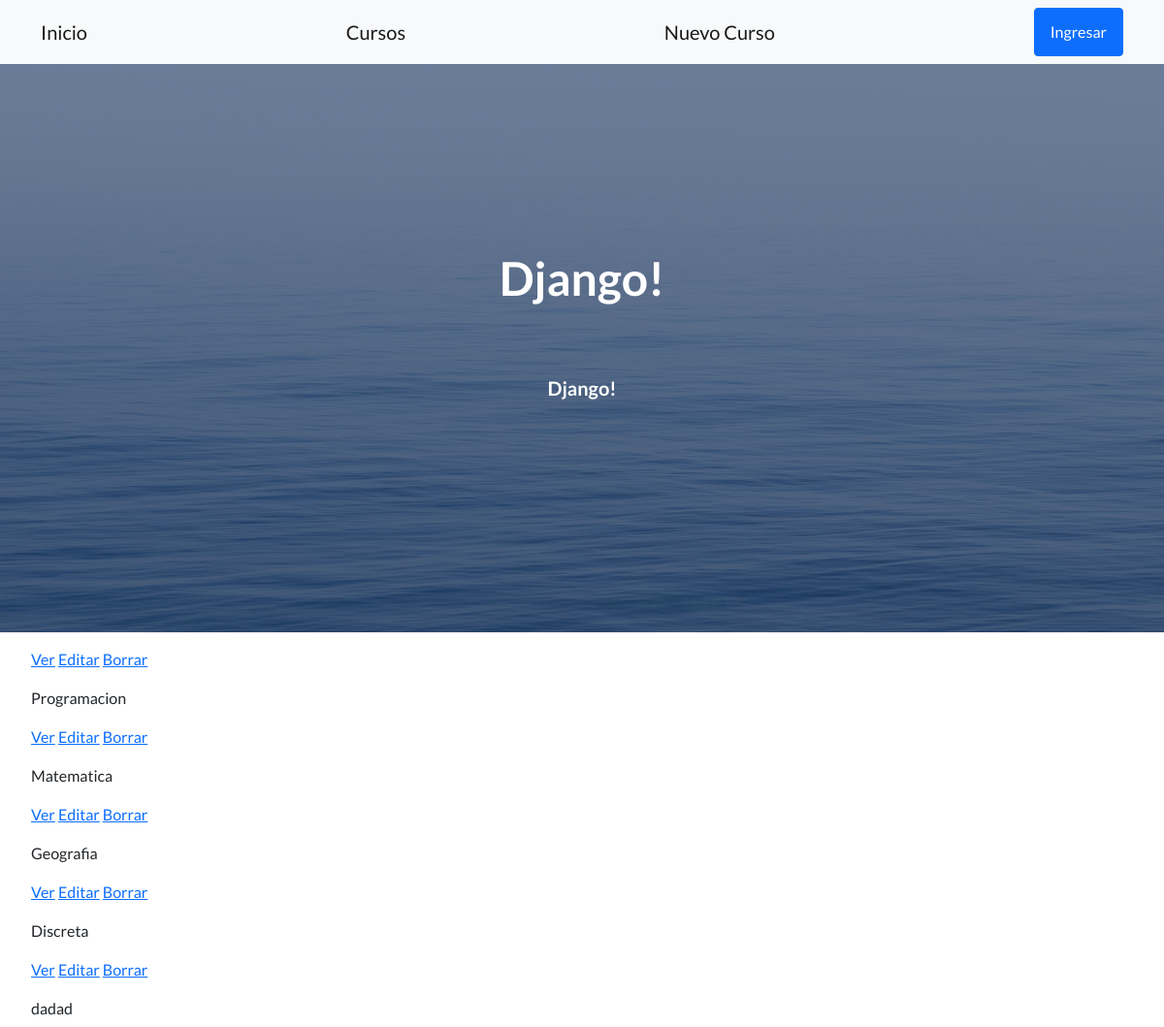
The app's page /AppCoder/cursos/list/ (upper part), older data.
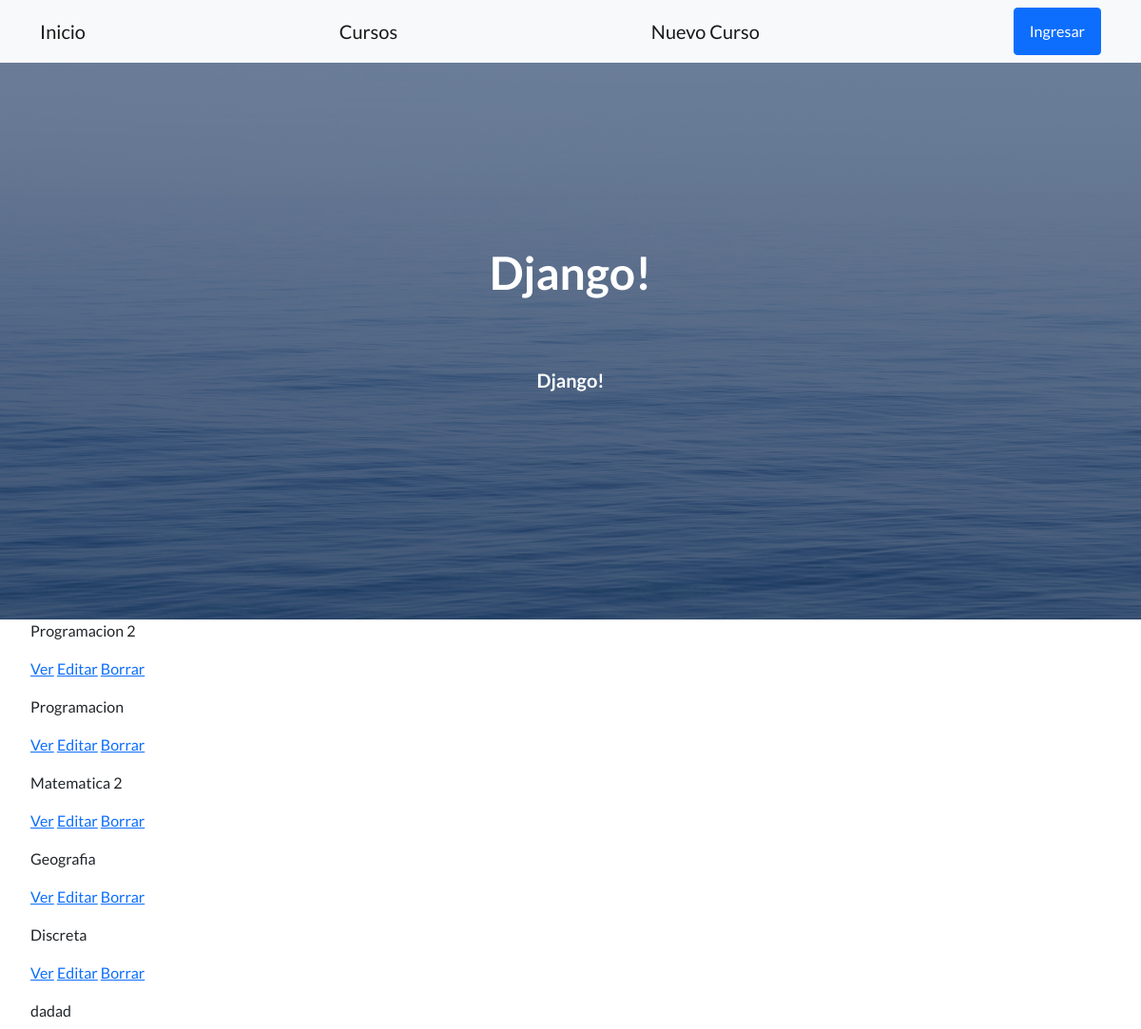
The same page, newer data.
### AppCoder/models.py (models this page shows)
class Curso(models.Model):
    nombre = models.CharField(max_length=40)
    camada = models.IntegerField()
    numero_dia = models.IntegerField()

### AppCoder/views.py (the view)
# urls.py: path("cursos/list/", views.CursoList.as_view(), name='List'),
class CursoList(ListView):
    model = Curso
    template = 'AppCoder/curso_list.html'

### AppCoder/templates/AppCoder/curso_list.html
{% extends "AppCoder/padre.html" %}
{% load static %}
{% block contenidoQueCambia %}
        <ul>
            {% for curso in object_list %}
                <p>{{curso.nombre}}</p>
                <p>
                    <a href="{% url 'Detail' curso.id %}">Ver</a>
                    <a href="{% url 'Edit' curso.id %}">Editar</a>
                    <a href="{% url 'Delete' curso.id %}">Borrar</a>
                </p>
            {% endfor %}
        </ul>
{% endblock %}

Row changes from the older to the newer data that the page shows:
changed Curso: nombre (not shown) → "Programacion 2"
changed Curso: nombre "Matematica" → "Matematica 2"
